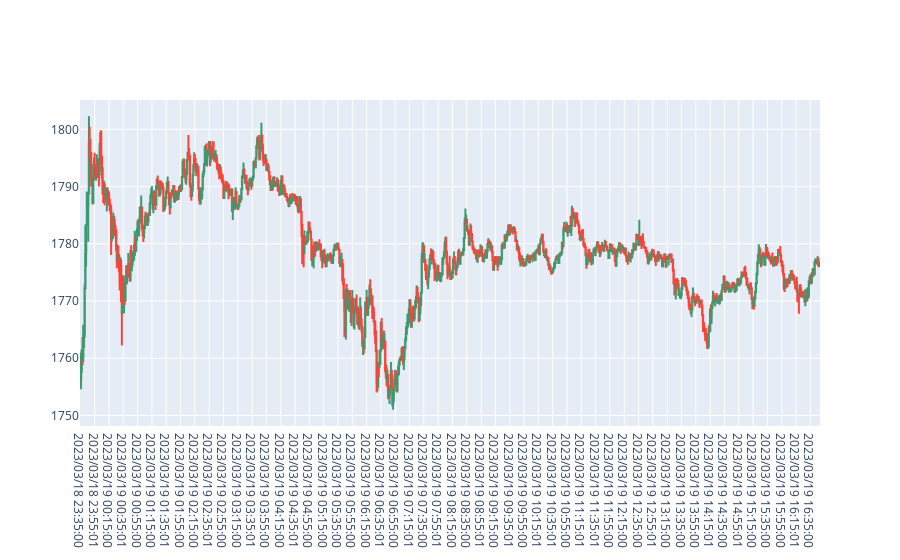

Notebook cell for this chart:
### Code cell
import plotly.graph_objects as go
import pandas as pd

fig = go.Figure(
    data=go.Candlestick(
        x=df_k2['time_get'],
        open=df_k2['o'],
        high=df_k2['h'],
        low=df_k2['l'],
        close=df_k2['c']
    )
)
# removing rangeslider
fig.update_layout(xaxis_rangeslider_visible=False)
fig.show()

### Figure 1 — Plotly figure (JSON) as saved in the notebook; plotly's stock layout.template omitted (floating-point values rounded to 4 significant figures; data arrays with more than 128 entries replaced by an {"elided": "..."} marker saying what was removed)
{"data": [{"close": {"elided": "1034 str values"}, "high": {"elided": "1034 str values"}, "low": {"elided": "1034 str values"}, "open": {"elided": "1034 str values"}, "type": "candlestick", "x": {"elided": "1034 str values"}}], "layout": {"xaxis": {"rangeslider": {"visible": false}}}}
